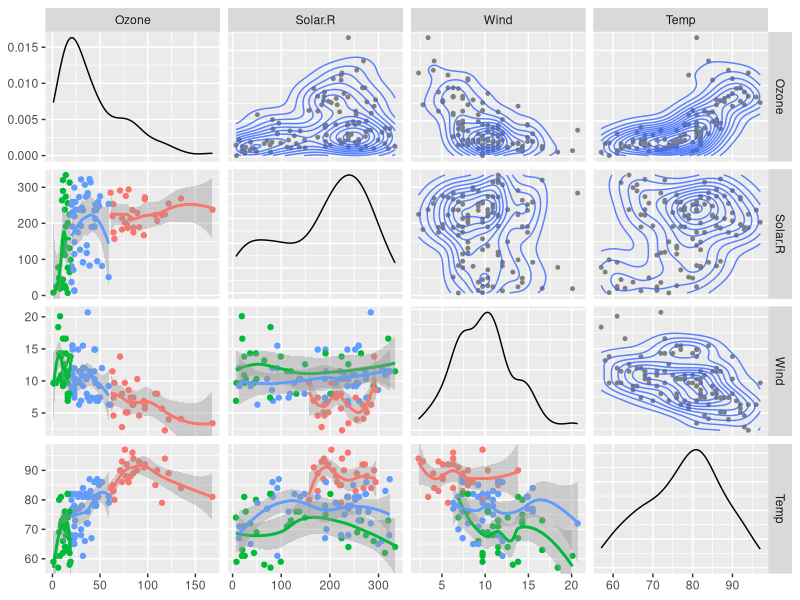
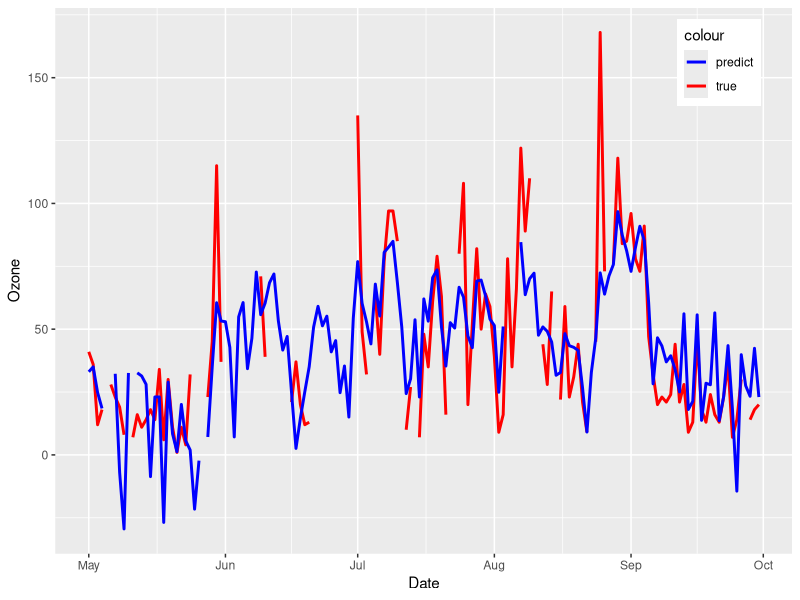
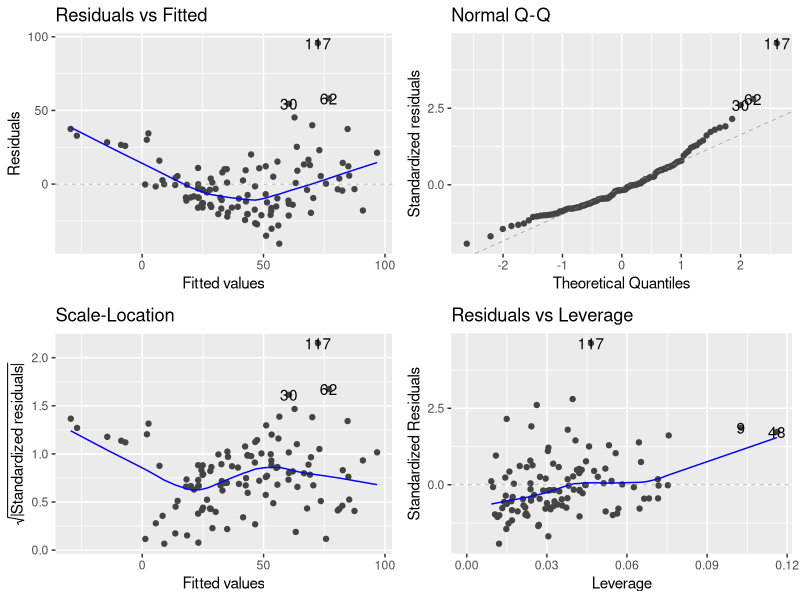
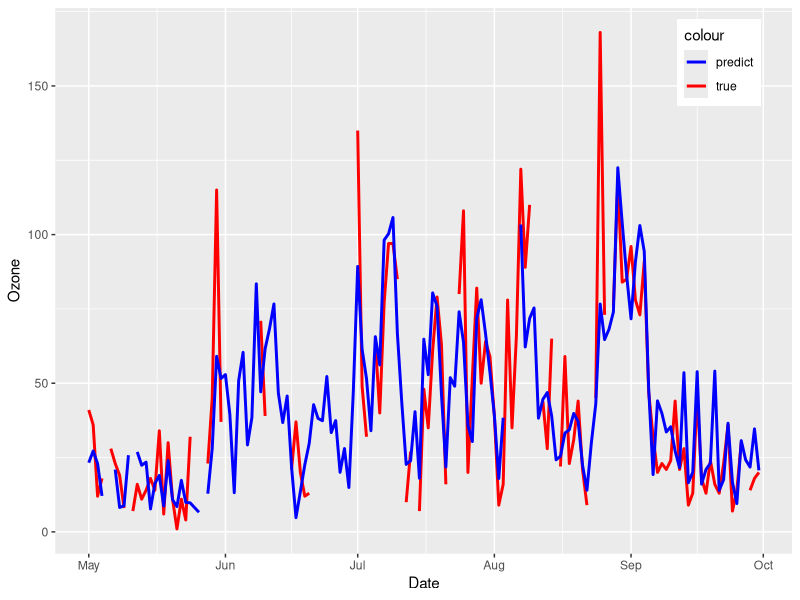
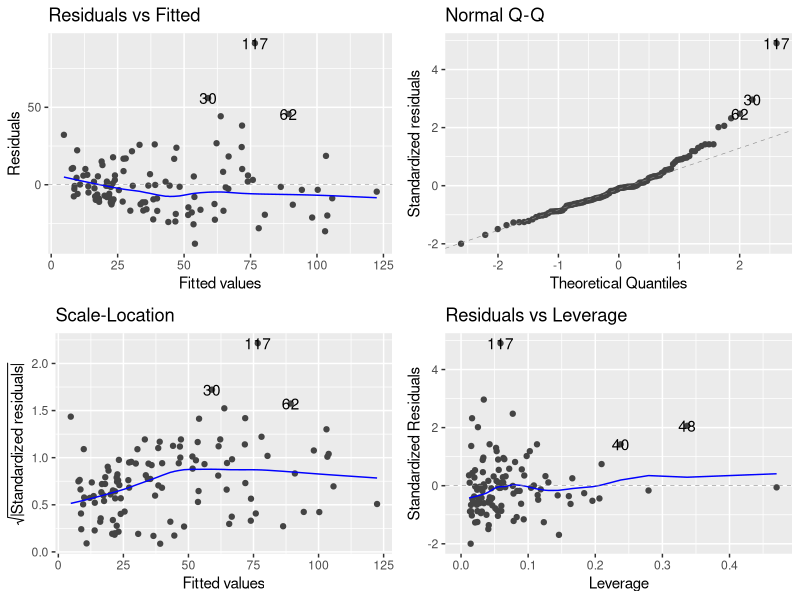
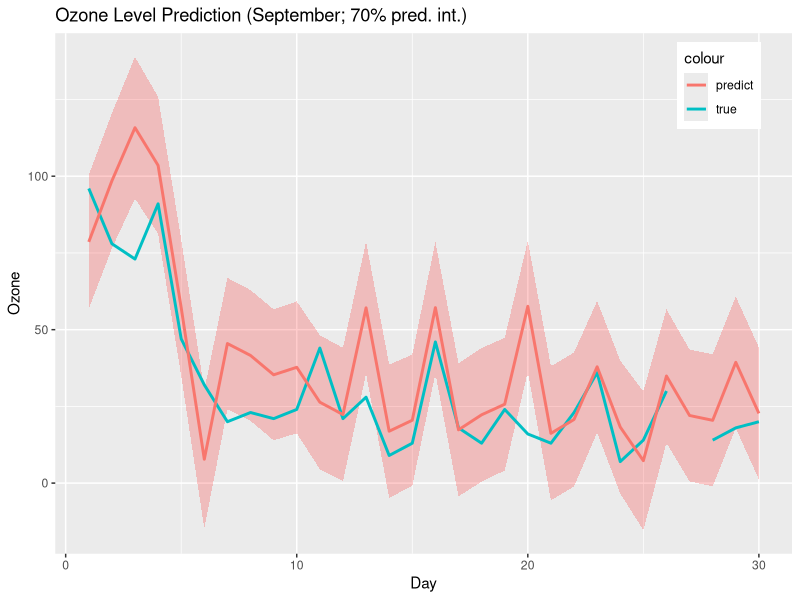

These charts were generated, in order, by the following R code:
### 線形回帰分析(重回帰)の例
### - New York Air Quality Measurements

## パッケージの読み込み
require(tidyverse) 
require(ggfortify)
require(GGally)

## データの読み込み ("datasets::airquality"を用いる)
data(airquality)   # データの読み込み
help(airquality)   # 内容の詳細を表示
str(airquality)    # データの構造を表示

## データの内容を表示
head(airquality,n=10) # 最初のnデータを表示
tail(airquality,n=10) # 最後のnデータを表示
## print(airquality) では表示が長すぎる

## データのプロット (pairs plot)
mydat <- airquality %>%
    mutate(Level=ifelse(Ozone>60,"high",ifelse(Ozone<20,"low","mid"))) 
mydensity <- function(data, mapping, ...) {
  ggplot(data = data, mapping = mapping) +
      geom_point(...,colour="gray50",size=1) +
      geom_density_2d(alpha=.8)
}
ggpairs(na.omit(mydat), columns=1:4,
        upper=list(continuous=mydensity),
        lower=list(continuous=wrap("smooth_loess"),
                   mapping=aes(colour=Level))) +
    theme(axis.title.x=element_text(size=10),
          axis.title.y=element_text(size=10)) # 文字の大きさを調整

## データの素性を確認
is.data.frame(airquality) # データフレームかどうか確認
names(airquality) # 各列の名称を調べる
dim(airquality)   # データフレームのサイズを調べる

## 回帰分析 (Ozoneを目的変数，Solar.R, Wind, Tempを説明変数)
model <- lm(Ozone ~ Solar.R + Wind + Temp, data=airquality)
summary(model) # 分析のまとめ

## モデルの計算結果を表示する関数群
coef(model)   # または coefficients(model): モデルの係数 
resid(model)  # または residuals(model): 各データの残差
fitted(model) # または fitted.values(model): 各データの予測値
## これ以外にも以下が用意されている
## effects(model) 
## deviance(model)
## df.residual(model)
## anova(model)
## モデルが保持している情報の要素名を調べるには
##  names(model) 
## 各要素の表示を行うには
##  model$coefficients, model$residuals, model$fitted.values
## などとすればよい

## 当て嵌り具合を表示
mydat <- airquality %>%
    mutate(Date=as.Date(paste(Month,Day,"73",sep="/"),"%m/%d/%y"),
           Pred=predict(model, newdata=airquality))
ggplot(mydat, aes(Date)) +
    geom_line(aes(y=Ozone,colour="true"), size=1) +
    geom_line(aes(y=Pred, colour="predict"), size=1) +
    scale_colour_manual(values=c(predict="blue",true="red")) + # lineの色を指定
    theme(legend.position=c(.9,.9))  # 凡例の位置を指定

## 診断プロット (いろいろと問題の多いモデルであることがわかる)
autoplot(model)

## モデルの指定方法 
## 風量(Wind) と 温度(Temp) で回帰
summary(lm(Ozone ~ Wind + Temp, data=airquality))
## 切片を0として Wind と Temp で回帰
summary(lm(Ozone ~ Wind + Temp - 1, data=airquality))
## Wind と Temp の積の効果まで入れて回帰
summary(lm(Ozone ~ Wind * Temp, data=airquality))
## Wind と Temp の積と Wind で回帰
summary(lm(Ozone ~ Wind * Temp - Temp, data=airquality))
## Wind の2次多項式で回帰
summary(lm(Ozone ~ Wind + I(Wind^2), data=airquality))
## Wind の2次直交多項式で回帰
summary(lm(Ozone ~ poly(Wind,2), data=airquality))

## 関数 update によるモデルの更新方法
## Wind のみで回帰
summary(model <- lm(Ozone ~ Wind, data=airquality))
## Solar.R を加える
summary(model <- update(model, . ~ . + Solar.R, data=airquality))
## Solar.R の積の効果を加える
summary(model <- update(model, . ~ . * Solar.R, data=airquality))
## 切片を 0 にする
summary(model <- update(model, . ~ . -1 , data=airquality))

## AICによる最適なモデルの自動探索
## 初期モデルの設定 (ここでは全ての相互作用を含むモデルを用いる)
summary(model <- lm(Ozone ~ Solar.R * Wind * Temp, data=airquality))
## AICの意味で最適なモデルを探索
summary(opt <- step(model))

## 当て嵌り具合を表示
mydat <- airquality %>%
    mutate(Date=as.Date(paste(Month,Day,"73",sep="/"),"%m/%d/%y"),
           Pred=predict(model, newdata=airquality))
ggplot(mydat, aes(Date)) +
    geom_line(aes(y=Ozone,colour="true"), size=1) +
    geom_line(aes(y=Pred, colour="predict"), size=1) +
    scale_colour_manual(values=c(predict="blue",true="red")) + # lineの色を指定
    theme(legend.position=c(.9,.9))  # 凡例の位置を指定

## 診断プロット (前モデルよりは改善されていることがわかる)
autoplot(model) 

## 回帰式による予測
## 8月までのデータで回帰式を推定
summary(model <- lm(formula(opt), # 上で探索されたモデルを利用
            data=airquality, subset=(Month<9)))
## 9月のデータを予測
idx <- with(airquality,Month==9) # 9月のデータのindexを取得
pred <- predict(model,newdata=airquality[idx,], # 9月分を予測
                interval="prediction",level=0.7)
mydat <- data.frame(airquality[idx,], pred) # 9月のデータとその予測
ggplot(mydat, aes(Day)) +
    geom_ribbon(aes(ymin=lwr,ymax=upr), fill="red", alpha=0.2)+
    geom_line(aes(y=Ozone,colour="true"), size=1) +
    geom_line(aes(y=fit, colour="predict"), size=1) +
    theme(legend.position=c(.9,.9)) + # 凡例の位置を指定
    labs(title="Ozone Level Prediction (September; 70% pred. int.)",x="Day",y="Ozone")
